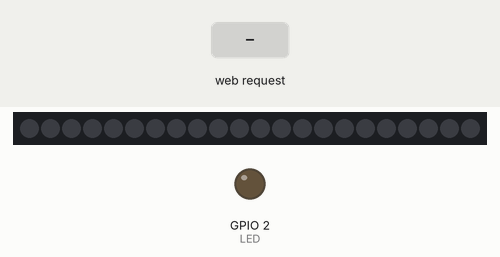
Recording of a sketch running on a simulated ESP32. On the bench: 22 RGB LEDs in strip order, left to right, output pins drawn as LEDs (lit = HIGH). The test bench sets the inputs (shaded band). Dim RGB values are drawn brighter than linear; WiFi joins after 1.5 s; servers stay silent unless stated; random numbers use the default seed unless the sketch sets one; what the sketch prints to the serial monitor is not drawn.

Above: at 2.7 s.
2.8 s: HTTP request GET /blink received
At 2.95 s:
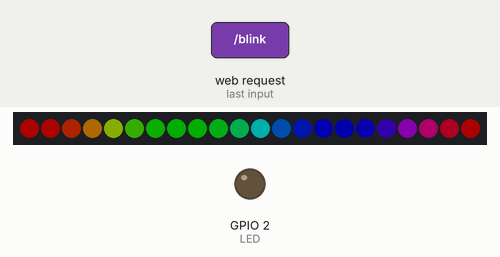
5.2 s: HTTP request GET /light received
At 6.4 s:
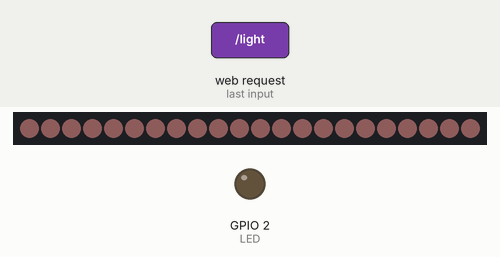
6.7 s: HTTP request GET /random received
At 8.57 s:
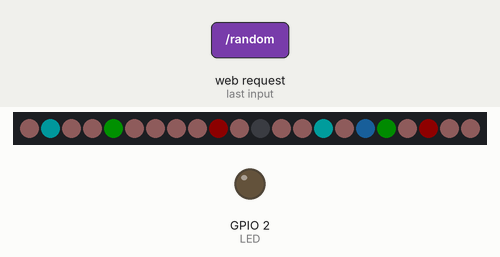
9.4 s: HTTP request GET /blink received
At 9.69 s:
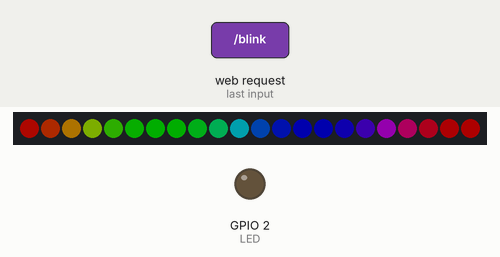
11.9 s: HTTP request GET /random received
At 12.6 s:
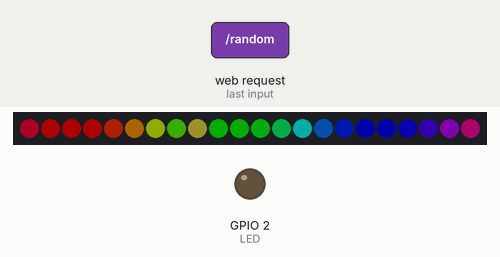
14.9 s: HTTP request GET /ON received
At 16.2 s:
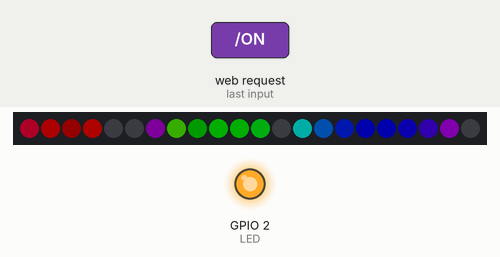
Timing chart, 0 to 17.9 s (numbered marks = the images above; inputs shaded):
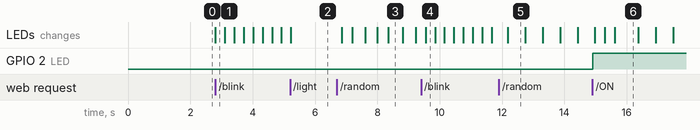

The sketch:

Engel_Webserver_ESP32.ino
```cpp
/*Engel_Webserver by Florian Kropf
 * used for Embedded Systems I project
 *
 *
 *
 * changeColor based on "Christmas Tree Lights"
 * by JormaSnow
 * https://github.com/JormaSnow/NeoPixel_ChristmasLights/blob/master/NeoPixel_ChristmasLights.ino
 */

#include <WiFi.h>
#include <AsyncTCP.h>
#include <ESPAsyncWebServer.h>
#include <Adafruit_NeoPixel.h>
#ifdef __AVR__
 #include <avr/power.h> // Required for 16 MHz Adafruit Trinket
#endif
#define LED 2
#define LED_PIN 15 // Pin for Neopixel Data Line
#define LED_COUNT 22


// PARAMETERS--for /random application
#define VMAX       150   // the maximum value that can be sent to any one of the RGB channels--255 is the upper limit
#define VMIN       15   // the minimum non-zero value that can be sent to any one of the RGB channels
#define SLOW       1500 // slows down the transition between values when changing LED RGB values in microseconds
#define SWITCH_MAX 13   // the max value for the switch statement--should be >7. See comment below
#define SWITCH_MIN 1    // the minimum for the switch statement--should be 1. See comment below
// constants for the switch statement
#define RED            1
#define GREEN          2
#define RED_AND_GREEN  3
#define BLUE           4
#define RED_AND_BLUE   5
#define GREEN_AND_BLUE 6
#define RGB            7

int op = 0;
const char* ssid = "your_ssid";  //replace
const char* password =  "your_PW"; //replace

Adafruit_NeoPixel strip(LED_COUNT, LED_PIN, NEO_GRB + NEO_KHZ800);
AsyncWebServer server(80);

void setup() {
  #if defined(__AVR_ATtiny85__) && (F_CPU == 16000000)
  clock_prescale_set(clock_div_1);
#endif

  strip.begin();           // INITIALIZE NeoPixel strip object (REQUIRED)
  strip.show();            // Turn OFF all pixels ASAP
  strip.setBrightness(50);


  Serial.begin(115200);
  // Set pin mode
  pinMode(LED,OUTPUT);
  digitalWrite(LED, LOW);

  WiFi.begin(ssid, password);

  Serial.print("Connecting to WiFi..");
  while (WiFi.status() != WL_CONNECTED) {
    delay(500);
    Serial.print(".");
  }
  Serial.println();
  Serial.println("CONNECTED!");

  Serial.print("IP-Adress: ");
  Serial.print(WiFi.localIP());

   server.on("/hello", HTTP_GET, [](AsyncWebServerRequest *request){
    request->send(200, "text/plain", "Hello World");
  });

  server.on("/ON", HTTP_GET, [](AsyncWebServerRequest *request){
    request->send(200, "text/plain", "LED ON");
    digitalWrite(LED, HIGH);
  });

   server.on("/OFF", HTTP_GET, [](AsyncWebServerRequest *request){
    request->send(200, "text/plain", "LED OFF");
    digitalWrite(LED, LOW);
  });

  server.on("/blink", HTTP_GET, [](AsyncWebServerRequest *request){
    request->send(200, "text/plain", "LED blinking");
    op = 1;

  });

  server.on("/light", HTTP_GET, [](AsyncWebServerRequest *request){
    request->send(200, "text/plain", "LED white");
    op = 2;

  });

  server.on("/random", HTTP_GET, [](AsyncWebServerRequest *request){
    request->send(200, "text/plain", "LED random");
    op = 3;

  });

  server.on("/stop", HTTP_GET, [](AsyncWebServerRequest *request){
    request->send(200, "text/plain", "LED stop");
    op = 0;
    //strip.clear();
    //strip.show();

  });


  server.begin();

}
void loop(){

  if(op == 1)  {
    //RGB fade
  rainbow(10);
  }
  else if(op == 2) {
    //all white
  light(strip.Color(75, 50, 50));
  }
  else if(op == 3) {
    //random RGB effect
  switch (random(SWITCH_MIN, SWITCH_MAX)) {
    case RED: // sends random value to the red led and 0 to others
      changeColor(random(LED_COUNT), (uint8_t)random(VMIN, VMAX), 0x00, 0x00);
      break;
    case GREEN:// sends random value to the green led and 0 to others
      changeColor(random(LED_COUNT), 0x00, (uint8_t)random(VMIN, VMAX), 0x00);
      break;
    case RED_AND_GREEN: // sends random value to the red and green leds and 0 to blue
      changeColor(random(LED_COUNT), (uint8_t)random(VMIN, VMAX), (uint8_t)random(VMIN, VMAX), 0x00);
      break;
    case BLUE: // sends random value to the blue led and 0 to others
      changeColor(random(LED_COUNT), 0x00, 0x00, (uint8_t)random(VMIN, VMAX));
      break;
    case RED_AND_BLUE: // sends random value to the red and blue leds and 0 to green
      changeColor(random(LED_COUNT), (uint8_t)random(VMIN, VMAX), 0x00, (uint8_t)random(VMIN, VMAX));
      break;
    case GREEN_AND_BLUE: // sends random value to the green and blue leds and 0 to red
      changeColor(random(LED_COUNT), 0x00, (uint8_t)random(VMIN, VMAX), (uint8_t)random(VMIN, VMAX));
      break;
    case RGB: // sends random value to the each of the leds
      changeColor(random(LED_COUNT), (uint8_t)random(VMIN, VMAX), (uint8_t)random(VMIN, VMAX), (uint8_t)random(VMIN, VMAX));
      break;
    default:
      changeColor(random(LED_COUNT), 0x00, 0x00, 0x00);
      break;
  }
  }
  else {
    strip.clear();
    strip.show();
    }

  }

void rainbow(int wait) {

  for(long firstPixelHue = 0; firstPixelHue < 5*65536; firstPixelHue += 256) {
    strip.rainbow(firstPixelHue);

    if(op == 1){
    strip.show(); // Update strip with new contents
    delay(wait);  // Pause for a moment
    }
    else{
      return;
      }
  }
}

void light(uint32_t color) {
  for(int i=0; i<strip.numPixels(); i++) { // For each pixel in strip...
    strip.setPixelColor(i, color);         //  Set pixel's color (in RAM)
  }
  strip.show();                          //  Update strip to match
}

void changeColor(long led, uint8_t newR, uint8_t newG, uint8_t newB) {
  //capture the current state of the led
  uint8_t currentR = (strip.getPixelColor(led) >> 16);
  uint8_t currentG = (strip.getPixelColor(led) >>  8);
  uint8_t currentB = (strip.getPixelColor(led)      );

  boolean changing = true;
  while (changing) {
    changing = false;
    if (currentR < newR) {
      currentR++;
      strip.setPixelColor(led, currentR, currentG, currentB);
      changing = true;
    } else if (currentR > newR) {
      currentR--;
      strip.setPixelColor(led, currentR, currentG, currentB);
      changing = true;
    }

    if (currentG < newG) {
      currentG++;
      strip.setPixelColor(led, currentR, currentG, currentB);
      changing = true;
    } else if (currentG > newG) {
      currentG--;
      strip.setPixelColor(led, currentR, currentG, currentB);
      changing = true;
    }

    if (currentB < newB) {
      currentB++;
      strip.setPixelColor(led, currentR, currentG, currentB);
      changing = true;
    } else if (currentB > newB) {
      currentB--;
      strip.setPixelColor(led, currentR, currentG, currentB);
      changing = true;
    }
    if(op == 3){
    strip.show();
  delayMicroseconds(SLOW); // pauses breifly to slow the overall transition
    }
    else{
      return;
      }

  }
}
```

Measured:
- after the input at 2.8 s, the LEDs: change at once (image 1)
- after the input at 6.7 s, the LEDs: first change after 0.16 s (image 3 shows a later state)
- after the input at 14.9 s, GPIO 2 (LED): LOW → HIGH at once
- what the display in image 3 shows lasts 0.4 s, from 8.4 s to 8.8 s
- what the display in image 6 shows lasts 0.8 s, from 15.6 s to 16.4 s
